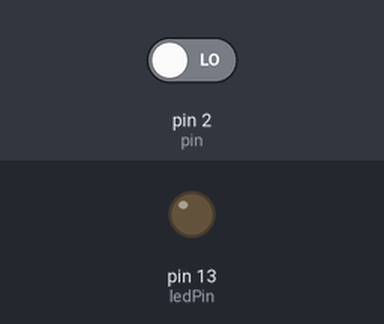
Bench run of a sketch on a simulated Arduino Uno, built with avr-gcc and run on an emulated ATmega328P. On the bench: output pins drawn as LEDs (lit = HIGH). The inputs (shaded band) are chosen by the test bench; at power-on: pin 2 (pin) LOW. What the sketch prints to the serial monitor is not drawn.

Above: at 1.2 s.
1.3 s: pin 2 (pin) driven HIGH
At 1.44 s:
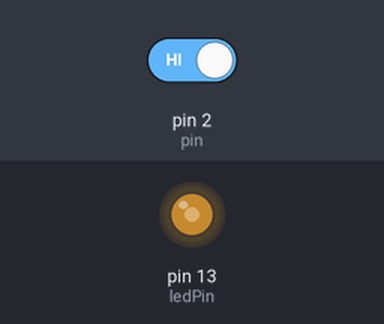
4.3 s: pin 2 (pin) driven LOW
At 5.3 s:
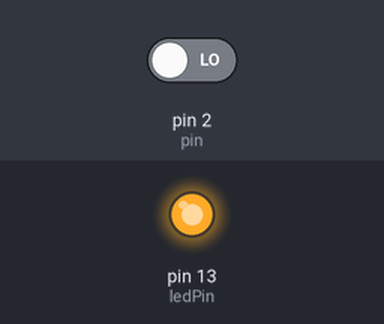
Timing chart, 0 to 7.3 s (numbered marks = the images above; inputs shaded):
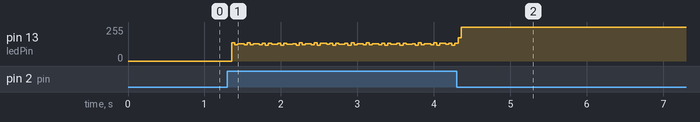

The sketch:

ThirdWardDigitalRead.ino
```cpp
int pin = 2;
int pinValue = 0;
int ledPin = 13;
boolean onePress = false;
int counter = 0;


void setup(){
  Serial.begin(9600);
  pinMode(pin,INPUT);
  pinMode(ledPin,OUTPUT);

  //digitalWrite(ledPin, HIGH);

}


void loop(){

  pinValue = digitalRead(pin);
  Serial.println(pinValue);

  if (pinValue == 1){
    //digitalWrite(ledPin, HIGH);

    if (onePress == false){
    counter = 1;
    }

    if (onePress == true){
      counter = 2;
    }

    onePress = true;

  }

  if(onePress == true && counter == 1){
    digitalWrite(ledPin, HIGH);
  }

  if(onePress == true && counter == 2){
        digitalWrite(ledPin, LOW);
        onePress = false;

  }


}
```
